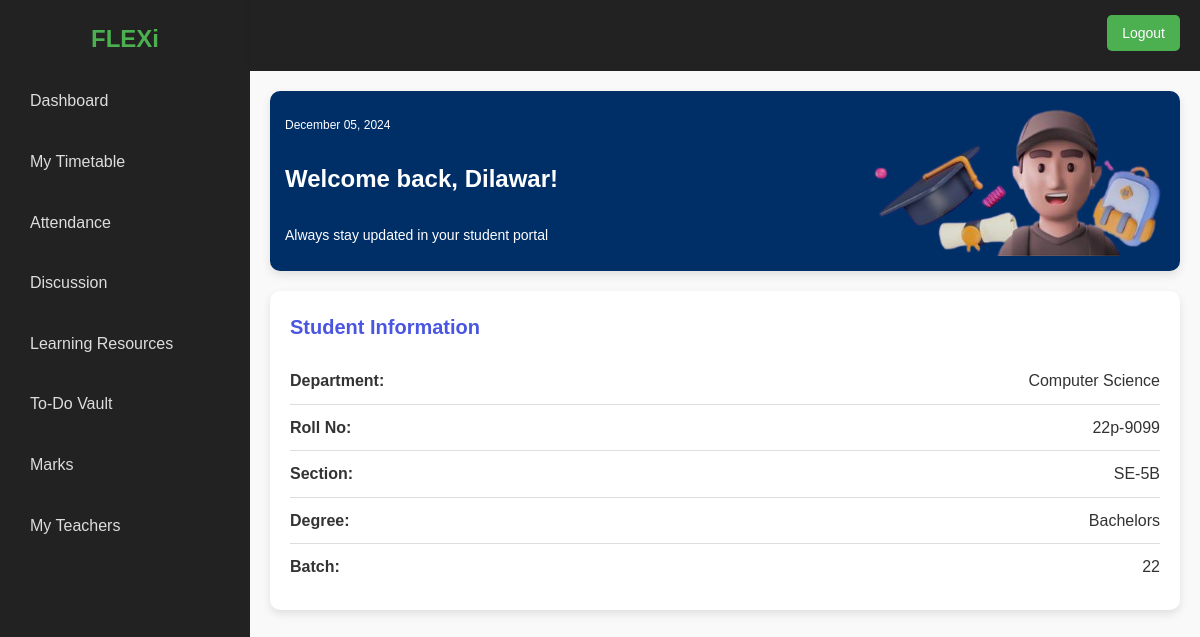
The app's page /student/dashboard/ (signed in) with its own data.
### studentportal/models.py (models this page shows, shortened)
class Student(models.Model):
    user = models.OneToOneField(User, on_delete=models.CASCADE)  # Link student to a user
    department = models.CharField(max_length=100)
    roll_no = models.CharField(max_length=20, unique=True)
    section = models.CharField(max_length=10)
    degree = models.CharField(max_length=100)
    batch = models.CharField(max_length=20)

### studentportal/views.py (the view)
# urls.py: path('dashboard/', views.dashboard, name='dashboard'),
def dashboard(request):
    current_date = datetime.now().strftime("%B %d, %Y")
    student = Student.objects.get(user=request.user)  # Assuming Student model has a One-to-One relation with User
    context = {
        'current_date': current_date,
        'student': student,
    }
    return render(request, 'dashboard.html', context)

### templates/dashboard.html (shortened to what this page needs)
{% extends "base.html" %}
{% load static %}
{% block head %}
    <link rel="stylesheet" href="{% static 'css/dashboardStyle.css' %}">
{% endblock head %}
{% block body %}
<div class="dashboard-container">
    <div class="text-content">
        <div class="current-date">{{ current_date }}</div>
        <h1 class="welcome-message">Welcome back, {{ user.first_name }}!</h1>
        <p class="subtitle">Always stay updated in your student portal</p>
    </div>
    <img src="{% static 'images/pic6.png' %}" alt="Student Illustration" class="student-illustration">
</div>
<div class="student-info">
    <h2>Student Information</h2>
    <div class="info-item">
        <strong>Department:</strong>
        <span>{{ student.department }}</span>
    </div>
    <div class="info-item">
        <strong>Roll No:</strong>
        <span>{{ student.roll_no }}</span>
    </div>
    <div class="info-item">
        <strong>Section:</strong>
        <span>{{ student.section }}</span>
    </div>
    <div class="info-item">
        <strong>Degree:</strong>
        <span>{{ student.degree }}</span>
    </div>
    <div class="info-item">
        <strong>Batch:</strong>
        <span>{{ student.batch }}</span>
    </div>
</div>
{% endblock body %}

### static/css/dashboardStyle.css (style rules this page uses)
.dashboard-container { display: flex; align-items: center; justify-content: space-between; padding: 15px; background-color: #002f68; color: white; border-radius: 10px; box-shadow: 0 4px 10px rgba(0, 0, 0, 0.1); margin-bottom: 10px; }
.text-content { color: white; max-width: 60%; }
.current-date { font-size: 12px; color: white; }
.welcome-message { font-size: 24px; color: white; margin: 25px 0; }
.subtitle { font-size: 14px; color: white; }
.student-illustration { height: 150px; border-radius: 8px; }
.student-info { padding: 20px; background-color: #fff; border-radius: 10px; box-shadow: 0 4px 8px rgba(0, 0, 0, 0.1); margin-top: 20px; }
.student-info h2 { font-size: 20px; color: #4a56e2; margin-bottom: 15px; }
.info-item { display: flex; justify-content: space-between; padding: 10px 0; border-bottom: 1px solid #ddd; }
.info-item:last-child { border-bottom: none; }
.info-item strong { color: #333; }

### templates/base.html (style rules this page uses)
* { margin: 0; padding: 0; box-sizing: border-box; }
body { font-family: 'Arial', sans-serif; line-height: 1.6; color: #333; background: #f4f4f9; }

### records on screen
Student: department "Computer Science", roll_no "22p-9099", section "SE-5B", degree "Bachelors", batch "22"

### other values on screen
{{ user.first_name }} "Dilawar"
